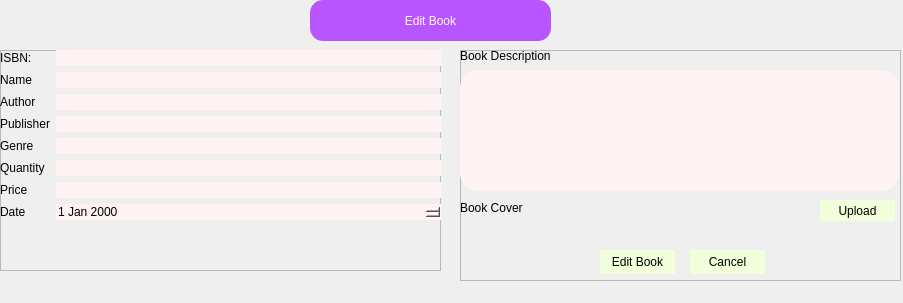
<?xml version="1.0" encoding="UTF-8"?>
<ui version="4.0">
 <class>EditBook</class>
 <widget class="QDialog" name="EditBook">
  <property name="geometry">
   <rect>
    <x>0</x>
    <y>0</y>
    <width>903</width>
    <height>303</height>
   </rect>
  </property>
  <property name="windowTitle">
   <string>Edit Book</string>
  </property>
  <property name="styleSheet">
   <string notr="true">QLineEdit{
background-color: rgb(255, 244, 243);
border-radius:18%;
}</string>
  </property>
  <widget class="QFrame" name="frame_2">
   <property name="geometry">
    <rect>
     <x>460</x>
     <y>50</y>
     <width>441</width>
     <height>231</height>
    </rect>
   </property>
   <property name="styleSheet">
    <string notr="true">QPushButton{
background-color: rgb(242, 255, 219);

font: 350 9pt &quot;Segoe UI Variable Text Semiligh&quot;;

border-radius:20%;
border:2px;
font: 12pt &quot;Segoe UI&quot;;
}
QPushButton:hover{
        background-color: rgb(255, 231, 212)
}
</string>
   </property>
   <property name="frameShape">
    <enum>QFrame::StyledPanel</enum>
   </property>
   <property name="frameShadow">
    <enum>QFrame::Raised</enum>
   </property>
   <widget class="QLabel" name="BookCover">
    <property name="geometry">
     <rect>
      <x>0</x>
      <y>150</y>
      <width>439</width>
      <height>16</height>
     </rect>
    </property>
    <property name="text">
     <string>Book Cover</string>
    </property>
   </widget>
   <widget class="QTextEdit" name="txtDescription">
    <property name="geometry">
     <rect>
      <x>0</x>
      <y>20</y>
      <width>439</width>
      <height>121</height>
     </rect>
    </property>
    <property name="styleSheet">
     <string notr="true">
background-color: rgb(255, 244, 243);
border-radius:18%;</string>
    </property>
   </widget>
   <widget class="QLabel" name="BookDescription">
    <property name="geometry">
     <rect>
      <x>0</x>
      <y>-2</y>
      <width>439</width>
      <height>16</height>
     </rect>
    </property>
    <property name="text">
     <string>Book Description</string>
    </property>
   </widget>
   <widget class="QPushButton" name="UploadButoon">
    <property name="geometry">
     <rect>
      <x>360</x>
      <y>150</y>
      <width>75</width>
      <height>21</height>
     </rect>
    </property>
    <property name="text">
     <string>Upload</string>
    </property>
   </widget>
   <widget class="QPushButton" name="btnCancel">
    <property name="geometry">
     <rect>
      <x>230</x>
      <y>200</y>
      <width>75</width>
      <height>24</height>
     </rect>
    </property>
    <property name="text">
     <string>Cancel</string>
    </property>
   </widget>
   <widget class="QPushButton" name="btnEditBook">
    <property name="geometry">
     <rect>
      <x>140</x>
      <y>200</y>
      <width>75</width>
      <height>24</height>
     </rect>
    </property>
    <property name="text">
     <string>Edit Book</string>
    </property>
   </widget>
  </widget>
  <widget class="QFrame" name="frame">
   <property name="geometry">
    <rect>
     <x>0</x>
     <y>50</y>
     <width>441</width>
     <height>221</height>
    </rect>
   </property>
   <property name="frameShape">
    <enum>QFrame::StyledPanel</enum>
   </property>
   <property name="frameShadow">
    <enum>QFrame::Raised</enum>
   </property>
   <widget class="QWidget" name="formLayoutWidget">
    <property name="geometry">
     <rect>
      <x>0</x>
      <y>0</y>
      <width>441</width>
      <height>316</height>
     </rect>
    </property>
    <layout class="QFormLayout" name="formLayout">
     <item row="0" column="0">
      <widget class="QLabel" name="ISBN">
       <property name="text">
        <string>ISBN: </string>
       </property>
      </widget>
     </item>
     <item row="0" column="1">
      <widget class="QLineEdit" name="txtBookISBN"/>
     </item>
     <item row="1" column="0">
      <widget class="QLabel" name="Name">
       <property name="text">
        <string>Name</string>
       </property>
      </widget>
     </item>
     <item row="1" column="1">
      <widget class="QLineEdit" name="txtBookName"/>
     </item>
     <item row="2" column="0">
      <widget class="QLabel" name="Author">
       <property name="text">
        <string>Author</string>
       </property>
      </widget>
     </item>
     <item row="2" column="1">
      <widget class="QLineEdit" name="txtBookAuthor"/>
     </item>
     <item row="3" column="0">
      <widget class="QLabel" name="Publisher">
       <property name="text">
        <string>Publisher</string>
       </property>
      </widget>
     </item>
     <item row="3" column="1">
      <widget class="QLineEdit" name="txtBookPublisher"/>
     </item>
     <item row="4" column="0">
      <widget class="QLabel" name="Genre">
       <property name="text">
        <string>Genre</string>
       </property>
      </widget>
     </item>
     <item row="4" column="1">
      <widget class="QLineEdit" name="txtGenre"/>
     </item>
     <item row="5" column="0">
      <widget class="QLabel" name="Quantity">
       <property name="text">
        <string>Quantity</string>
       </property>
      </widget>
     </item>
     <item row="5" column="1">
      <widget class="QLineEdit" name="txtQuantity"/>
     </item>
     <item row="6" column="0">
      <widget class="QLabel" name="Price">
       <property name="text">
        <string>Price</string>
       </property>
      </widget>
     </item>
     <item row="6" column="1">
      <widget class="QLineEdit" name="txtPrice"/>
     </item>
     <item row="7" column="0">
      <widget class="QLabel" name="Date">
       <property name="text">
        <string>Date</string>
       </property>
      </widget>
     </item>
     <item row="7" column="1">
      <widget class="QDateEdit" name="dateEdit">
       <property name="styleSheet">
        <string notr="true">
background-color: rgb(255, 244, 243);
border-radius:18%;
</string>
       </property>
      </widget>
     </item>
    </layout>
   </widget>
  </widget>
  <widget class="QLabel" name="label_6">
   <property name="geometry">
    <rect>
     <x>310</x>
     <y>0</y>
     <width>241</width>
     <height>41</height>
    </rect>
   </property>
   <property name="styleSheet">
    <string notr="true">font: 20pt &quot;Arial&quot;;
color:white;
background-color:rgb(184, 85, 255);
border-radius:13%;</string>
   </property>
   <property name="text">
    <string>Edit Book</string>
   </property>
   <property name="alignment">
    <set>Qt::AlignCenter</set>
   </property>
  </widget>
 </widget>
 <resources/>
 <connections/>
</ui>
